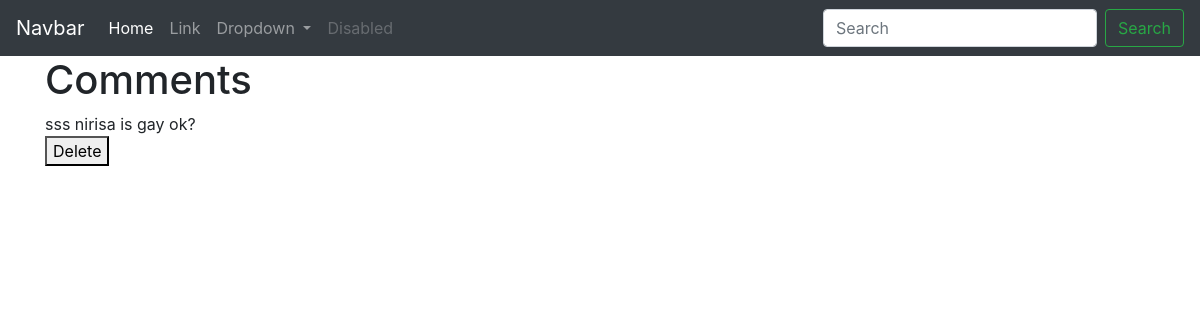
Before: /myapp/viewadd/ with the older database file.
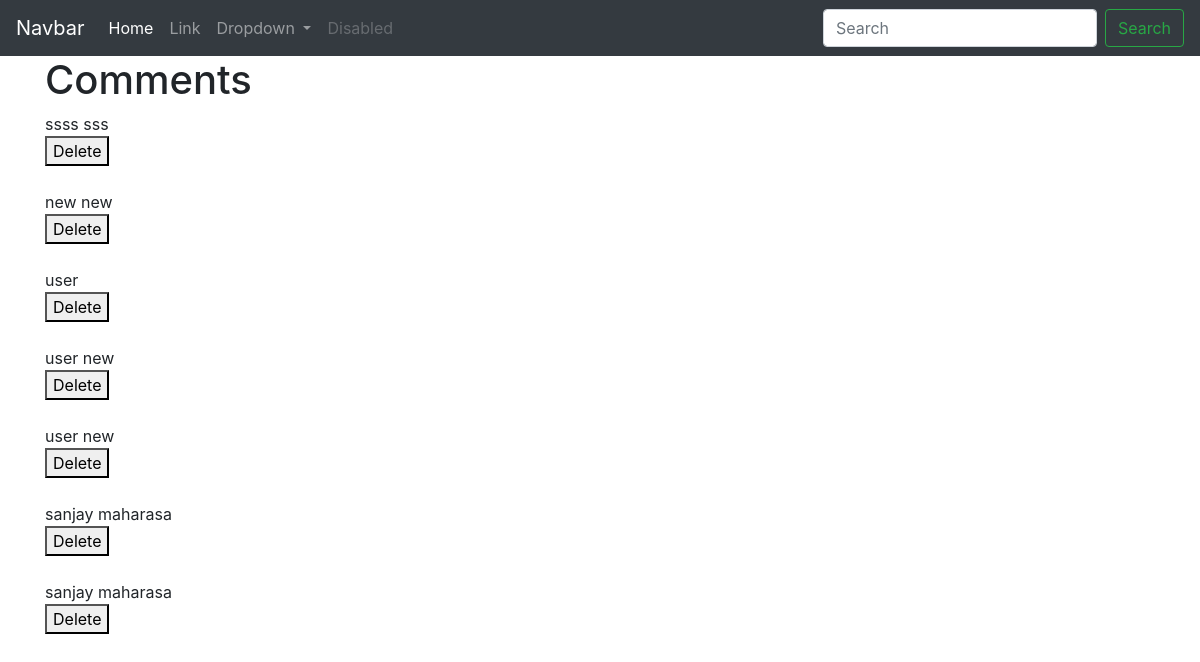
After: the same page with the newer database file.
### myapp/models.py (models this page shows, shortened)
class Comments(models.Model):
    username=models.CharField(max_length=50,default="Anonymous")
    content=models.TextField()

### myapp/views.py (the view)
# urls.py: path('viewadd/', views.showcomments),
def showcomments(request):
    comments=models.Comments.objects.all()
    d={
      "comments":comments
    }
    return render(request, 'myapp/viewComment.html', d)

### myapp/templates/myapp/viewComment.html (shortened to what this page needs)
{% extends 'main.html' %}
{% block body %}
<h1>Comments</h1>
{% for comment in comments %}
    {{comment.username}}
    {{ comment.content}}
<form action="http://localhost:8000/deletecomment/" method="post">
    <button type="submit">Delete</button>
</form>
<br/>
{% endfor %}
{% endblock %}

### myapp/templates/main.html (shortened to what this page needs)
<!DOCTYPE html>
<html lang="en">
<head>
    <link rel="stylesheet" href="https://stackpath.bootstrapcdn.com/bootstrap/4.3.1/css/bootstrap.min.css">
</head>
<body>
{% include 'nevbar.html'%}
<div class="container">
{% block body %}{% endblock %}
</body>
</html>

### myapp/templates/nevbar.html (shortened to what this page needs)
<nav class="navbar navbar-expand-lg navbar-dark bg-dark">
  <a class="navbar-brand" href="#">Navbar</a>
  <div class="collapse navbar-collapse" id="navbarSupportedContent">
    <ul class="navbar-nav mr-auto">
      <li class="nav-item active">
        <a class="nav-link" href="#">Home <span class="sr-only">(current)</span></a>
      </li>
      <li class="nav-item">
        <a class="nav-link" href="#">Link</a>
      </li>
      <li class="nav-item dropdown">
        <a class="nav-link dropdown-toggle" href="#" id="navbarDropdown" role="button" data-toggle="dropdown" aria-haspopup="true" aria-expanded="false">
          Dropdown
        </a>
      </li>
      <li class="nav-item">
        <a class="nav-link disabled" href="#" tabindex="-1" aria-disabled="true">Disabled</a>
      </li>
    </ul>
    <form class="form-inline my-2 my-lg-0">
      <input class="form-control mr-sm-2" type="search" placeholder="Search" aria-label="Search">
      <button class="btn btn-outline-success my-2 my-sm-0" type="submit">Search</button>
    </form>
  </div>
</nav>

Changed rows visible on the page:
removed Comments: username "sss", content "nirisa is gay ok?"
added Comments: username "ssss", content "sss"
added Comments: username "new", content "new"
added Comments: username "user"
added Comments: username "user", content "new"
added Comments: username "user", content "new"
added Comments: username "sanjay", content "maharasa"
added Comments: username "sanjay", content "maharasa"
